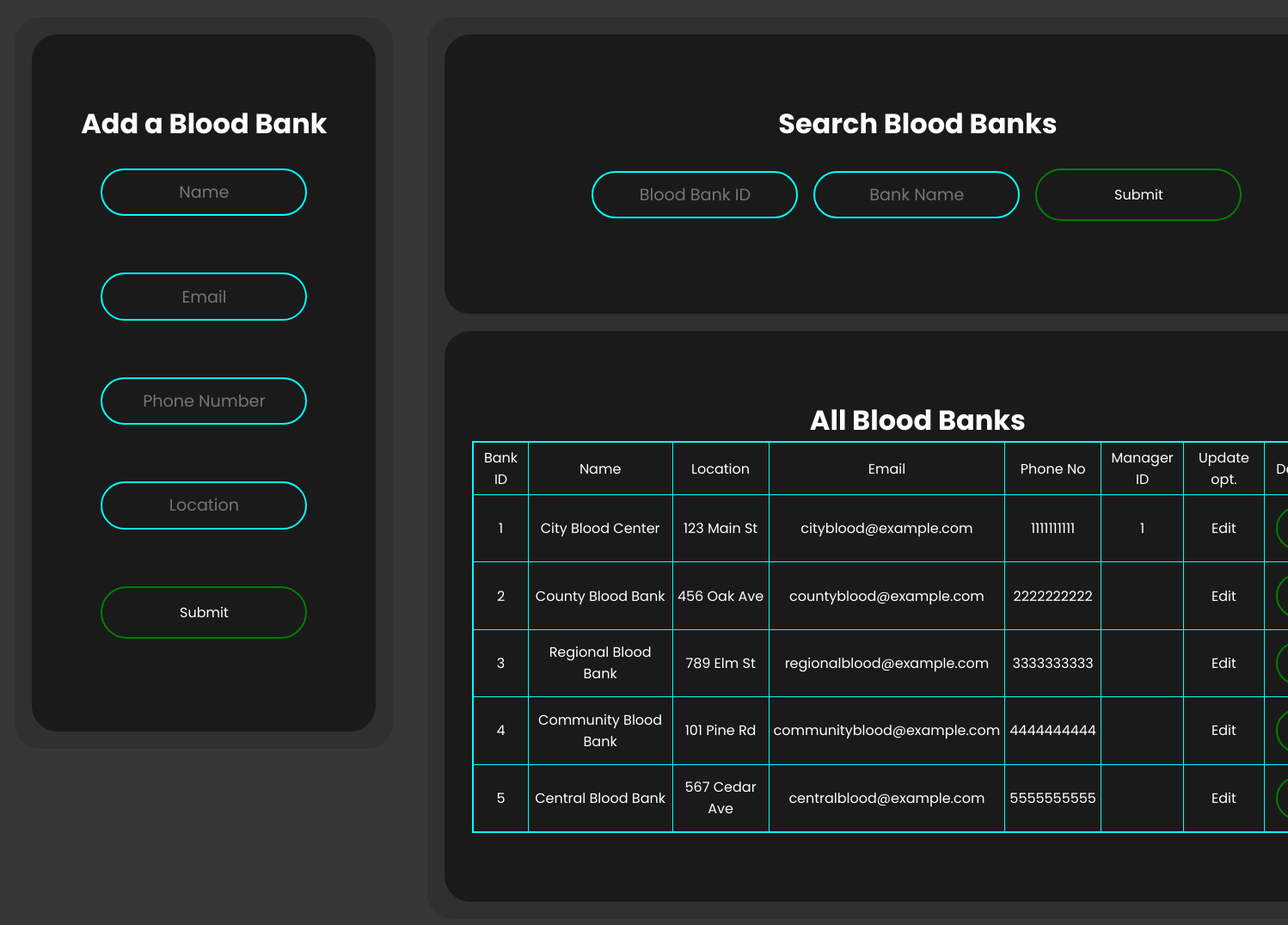
The page /BloodBank_admin.php on the database its author committed.
### tables this page shows
CREATE TABLE Blood_Bank (Bank_ID INT PRIMARY KEY AUTO_INCREMENT, Bank_Name VARCHAR(120) NOT NULL, 
						 Location VARCHAR(20) NOT NULL, Bank_Email VARCHAR(120) NOT NULL, 
                         Bank_Phone_No BIGINT NOT NULL, Mgr_ID INT);

### BloodBank_admin.php (the view, shortened to what this page needs)
<!DOCTYPE html>
<html lang = "en">
     <head>
          <link rel="stylesheet" href="styles.css">
          <link rel="stylesheet" href="home-nav.css">
     </head>
     <body>
          <div class = "leftContainer">
               <div class = "add">
                    <h1>Add a Blood Bank</h1>
                    <form method = "POST">
                    <div class = "form">
                              <input type = "text" placeholder = "Name" name = 'bName' id = "bName" required /><br><br>
                              <input type = "email" placeholder = "Email" name = 'bEmail' id = "bEmail" required /><br><br>
                              <input type = "tel" placeholder = "Phone Number" name = 'bPhone' id = "bPhone" required /><br><br>
                              <input type = "text" placeholder = "Location" name = 'bLoc' id = "bLoc" required /><br><br>
                              <input type = "submit" name = 'submitBank' class = "submitBtn" />
                         </div>
                    </form>
               </div>
          </div>
          <div class = "rightContainer">
               <div class = "search">
                    <h1>Search Blood Banks</h1>
                    <form method = "POST">
                         <div class = "form" id = "searchInput">
                              <input type = "text" placeholder = "Blood Bank ID" name = "Bank_ID" id = "Bank_ID" /><br><br>
                              <input type = "text" placeholder = "Bank Name" name = "Bank_Name" id = "Bank_Name" /><br><br>
                              <input type = "Submit" name = "searchBank" class = "submitBtn" /><br><br>
                         </div>
                    </form>
               </div>
               <div class = "view">
                    <h1>All Blood Banks</h1>
                    <?php
                         $conn = mysqli_connect('localhost:3307', 'root', 'root', 'BloodBank');
                         $query = "SELECT * FROM Blood_Bank";
                         if ($result = $conn->query($query))
                         {
                              echo '<table border = "1">'."\n";
                              echo '<tr><td>';
                              echo 'Bank ID';
                              echo '</td><td>';
                              echo 'Name';
                              echo '</td><td>';
                              echo 'Location';
                              echo '</td><td>';
                              echo 'Email';
                              echo '</td><td>';
                              echo 'Phone No';
                              echo '</td><td>';
                              echo 'Manager ID';
                              echo '</td><td>';
                              echo 'Update opt.';
                              echo '</td><td>';
                              echo 'Delete opt.';
                              echo '</td></tr>';
                              while ($row = $result->fetch_assoc())
                              {
                                   echo "<tr><td>";
                                   echo $row['Bank_ID'];
                                   echo "</td><td>";
                                   echo $row['Bank_Name'];
                                   echo "</td><td>";
                                   echo $row['Location'];
                                   echo "</td><td>";
                                   echo $row['Bank_Email'];
                                   echo "</td><td>";
                                   echo $row['Bank_Phone_No'];
                                   echo "</td><td>";
                                   echo $row['Mgr_ID'];
                                   echo "</td><td>";
                                   echo ('<a href="BloodBank_update.php?Bank_ID='.$row['Bank_ID'].'">Edit</a>');
                                   echo "</td><td>";
                                   echo ('<form method = "POST">');
                                   echo ('<input type="submit" name= "delete" value="Delete" class ="deleteBtn">');
                                   echo ('</form>');
                                   echo "</td></tr>";
                              }
                              echo "</table>\n";
                         }
                    ?>
               </div>
          </div>
     </body>
</html>

### styles.css (style rules this page uses)
* { margin: 0; padding: 0; box-sizing: border-box; font-family: 'Poppins', sans-serif; }
body { display: flex; justify-content: center; align-items: left; width: 100%; background-color: #373737; }
div { margin: 20px; }
h1 { color: white; display: flex; justify-content: center; align-items: left; }
a:link { text-decoration: none; color: white; }
.leftContainer { position:sticky; width: auto; height: 100%; background-color: #303030; border-radius: 30px; }
.rightContainer { width: auto; background-color: #303030; border-radius: 30px; height: 100%; }
.add { font-size: 1rem; float: left; display: flex; justify-content: center; align-items: center; flex-direction: column; background-color: #1A1A1A; color: white; width: 400px; height: auto; border-radius: 30px; padding: 5em 2rem; position: sticky; top: 40px; }
.search { font-size: 1rem; float: left; display: flex; justify-content: center; align-items: center; flex-direction: column; background-color: #1A1A1A; color: white; width: 1100px; border-radius: 30px; padding: 5em 2rem; }
#searchInput { display: flex; flex-direction: row; justify-content: space-between; align-items: center; }
#searchInput input { margin-right: 10px; }
.view { font-size: 1rem; clear: left; display: flex; justify-content: center; align-items: center; flex-direction: column; background-color: #1A1A1A; color: white; width: 1100px; border-radius: 30px; padding: 5em 2rem; }
input, select { text-align: center; border: 2px solid cyan; margin: 0.5rem; color: white; background: transparent; padding: 0.7rem; border-radius: 3rem; width: 15rem; font-size: 1.2rem; outline: none; transition: all .2s ease-in-out; }
table { border: 2px solid cyan; border-collapse: collapse; color: white; }
td { padding: 5px; margin: 5px; text-align: center; }
.form { display: flex; justify-content: center; align-items: center; flex-direction: column; color: white; }
.submitBtn { background: transparent; border: 2px solid green; padding: 1rem 3rem; border-radius: 6rem; text-decoration: none; font-size: 1rem; color: white; cursor: pointer; transition: all .3s ease-in-out; }
.deleteBtn { justify-content: center; align-items: center; display: flex; background: transparent; border: 2px solid green; padding: 0.7rem 1rem; border-radius: 6rem; text-decoration: none; font-size: 1rem; color: white; cursor: pointer; transition: all .3s ease-in-out; width: auto; }

### home-nav.css (style rules this page uses)
* { margin: 0; padding: 0; box-sizing: border-box; font-family: 'Poppins', 'sans-serif'; }

### rows shown on the page
blood_bank: Bank_ID "1", Bank_Name "City Blood Center", Location "123 Main St", Bank_Email "cityblood@example.com", Bank_Phone_No "1111111111", Mgr_ID "1"
blood_bank: Bank_ID "2", Bank_Name "County Blood Bank", Location "456 Oak Ave", Bank_Email "countyblood@example.com", Bank_Phone_No "2222222222"
blood_bank: Bank_ID "3", Bank_Name "Regional Blood Bank", Location "789 Elm St", Bank_Email "regionalblood@example.com", Bank_Phone_No "3333333333"
blood_bank: Bank_ID "4", Bank_Name "Community Blood Bank", Location "101 Pine Rd", Bank_Email "communityblood@example.com", Bank_Phone_No "4444444444"
blood_bank: Bank_ID "5", Bank_Name "Central Blood Bank", Location "567 Cedar Ave", Bank_Email "centralblood@example.com", Bank_Phone_No "5555555555"
